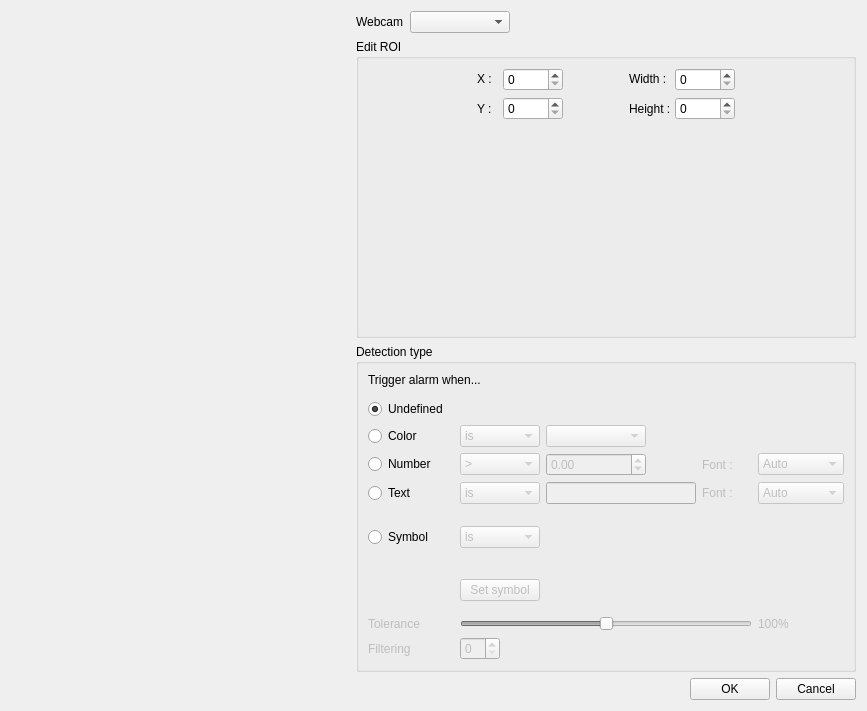
<?xml version="1.0" encoding="UTF-8"?>
<ui version="4.0">
 <class>ROIConfigurationWidget</class>
 <widget class="QDialog" name="ROIConfigurationWidget">
  <property name="windowModality">
   <enum>Qt::WindowModal</enum>
  </property>
  <property name="geometry">
   <rect>
    <x>0</x>
    <y>0</y>
    <width>867</width>
    <height>701</height>
   </rect>
  </property>
  <property name="windowTitle">
   <string>ROI Configuration</string>
  </property>
  <layout class="QGridLayout" name="gridLayout_3">
   <item row="0" column="1">
    <layout class="QGridLayout" name="gridLayout_2">
     <item row="0" column="0">
      <layout class="QFormLayout" name="formLayout">
       <property name="fieldGrowthPolicy">
        <enum>QFormLayout::AllNonFixedFieldsGrow</enum>
       </property>
       <item row="0" column="0">
        <widget class="QLabel" name="lbWebcam">
         <property name="text">
          <string>Webcam</string>
         </property>
        </widget>
       </item>
       <item row="0" column="1">
        <widget class="QComboBox" name="cbVideoDevice">
         <property name="maximumSize">
          <size>
           <width>100</width>
           <height>100</height>
          </size>
         </property>
        </widget>
       </item>
      </layout>
     </item>
     <item row="2" column="0">
      <widget class="QGroupBox" name="groupBoxDetectionType">
       <property name="maximumSize">
        <size>
         <width>500</width>
         <height>16777215</height>
        </size>
       </property>
       <property name="title">
        <string>Detection type</string>
       </property>
       <layout class="QGridLayout" name="gridLayout">
        <item row="2" column="0">
         <layout class="QGridLayout" name="gridLayout_5">
          <property name="topMargin">
           <number>6</number>
          </property>
          <item row="1" column="1">
           <widget class="QComboBox" name="cbColorIs">
            <property name="enabled">
             <bool>false</bool>
            </property>
            <item>
             <property name="text">
              <string>is</string>
             </property>
            </item>
            <item>
             <property name="text">
              <string>is not</string>
             </property>
            </item>
           </widget>
          </item>
          <item row="2" column="1">
           <widget class="QComboBox" name="cbOperator">
            <property name="enabled">
             <bool>false</bool>
            </property>
            <property name="minimumSize">
             <size>
              <width>50</width>
              <height>0</height>
             </size>
            </property>
            <property name="maximumSize">
             <size>
              <width>100</width>
              <height>16777215</height>
             </size>
            </property>
            <item>
             <property name="text">
              <string>&gt;</string>
             </property>
            </item>
            <item>
             <property name="text">
              <string>&lt;</string>
             </property>
            </item>
            <item>
             <property name="text">
              <string>=</string>
             </property>
            </item>
            <item>
             <property name="text">
              <string>≠</string>
             </property>
            </item>
           </widget>
          </item>
          <item row="1" column="2">
           <widget class="QComboBox" name="cbColorDT">
            <property name="enabled">
             <bool>false</bool>
            </property>
            <property name="maximumSize">
             <size>
              <width>100</width>
              <height>16777215</height>
             </size>
            </property>
           </widget>
          </item>
          <item row="2" column="2">
           <widget class="QDoubleSpinBox" name="dspNumberDT">
            <property name="enabled">
             <bool>false</bool>
            </property>
            <property name="maximumSize">
             <size>
              <width>100</width>
              <height>16777215</height>
             </size>
            </property>
            <property name="minimum">
             <double>-10000.000000000000000</double>
            </property>
            <property name="maximum">
             <double>999999.000000000000000</double>
            </property>
            <property name="value">
             <double>0.000000000000000</double>
            </property>
           </widget>
          </item>
          <item row="4" column="1">
           <widget class="QComboBox" name="cbSymbolIs">
            <property name="enabled">
             <bool>false</bool>
            </property>
            <item>
             <property name="text">
              <string>is</string>
             </property>
            </item>
            <item>
             <property name="text">
              <string>is not</string>
             </property>
            </item>
           </widget>
          </item>
          <item row="3" column="4">
           <widget class="QComboBox" name="cbTextFont">
            <property name="enabled">
             <bool>false</bool>
            </property>
            <property name="maximumSize">
             <size>
              <width>100</width>
              <height>16777215</height>
             </size>
            </property>
            <item>
             <property name="text">
              <string>Auto</string>
             </property>
            </item>
            <item>
             <property name="text">
              <string>PR4G</string>
             </property>
            </item>
           </widget>
          </item>
          <item row="2" column="0">
           <widget class="QRadioButton" name="rbNumberDT">
            <property name="text">
             <string>Number</string>
            </property>
           </widget>
          </item>
          <item row="0" column="0" colspan="3">
           <widget class="QRadioButton" name="rbUndefinedDT">
            <property name="text">
             <string>Undefined</string>
            </property>
            <property name="checked">
             <bool>true</bool>
            </property>
           </widget>
          </item>
          <item row="1" column="0">
           <widget class="QRadioButton" name="rbColorDT">
            <property name="text">
             <string>Color</string>
            </property>
            <property name="checked">
             <bool>false</bool>
            </property>
           </widget>
          </item>
          <item row="7" column="0">
           <widget class="QLabel" name="lbFiltration">
            <property name="enabled">
             <bool>false</bool>
            </property>
            <property name="text">
             <string>Filtering</string>
            </property>
           </widget>
          </item>
          <item row="7" column="1">
           <widget class="QSpinBox" name="sbFiltration">
            <property name="enabled">
             <bool>false</bool>
            </property>
            <property name="maximumSize">
             <size>
              <width>40</width>
              <height>16777215</height>
             </size>
            </property>
            <property name="maximum">
             <number>20</number>
            </property>
           </widget>
          </item>
          <item row="2" column="3">
           <widget class="QLabel" name="lbNumberFont">
            <property name="enabled">
             <bool>false</bool>
            </property>
            <property name="maximumSize">
             <size>
              <width>50</width>
              <height>16777215</height>
             </size>
            </property>
            <property name="text">
             <string>Font :</string>
            </property>
           </widget>
          </item>
          <item row="2" column="4">
           <widget class="QComboBox" name="cbNumberFont">
            <property name="enabled">
             <bool>false</bool>
            </property>
            <property name="maximumSize">
             <size>
              <width>100</width>
              <height>16777215</height>
             </size>
            </property>
            <property name="sizeAdjustPolicy">
             <enum>QComboBox::AdjustToContents</enum>
            </property>
            <item>
             <property name="text">
              <string>Auto</string>
             </property>
            </item>
            <item>
             <property name="text">
              <string>Digital 7</string>
             </property>
            </item>
            <item>
             <property name="text">
              <string>PR4G</string>
             </property>
            </item>
           </widget>
          </item>
          <item row="3" column="0">
           <widget class="QRadioButton" name="rbTextDT">
            <property name="text">
             <string>Text</string>
            </property>
           </widget>
          </item>
          <item row="3" column="1">
           <widget class="QComboBox" name="cbTextIs">
            <property name="enabled">
             <bool>false</bool>
            </property>
            <item>
             <property name="text">
              <string>is</string>
             </property>
            </item>
            <item>
             <property name="text">
              <string>is not</string>
             </property>
            </item>
           </widget>
          </item>
          <item row="3" column="3">
           <widget class="QLabel" name="lbTextFont">
            <property name="enabled">
             <bool>false</bool>
            </property>
            <property name="maximumSize">
             <size>
              <width>50</width>
              <height>16777215</height>
             </size>
            </property>
            <property name="text">
             <string>Font :</string>
            </property>
           </widget>
          </item>
          <item row="3" column="2">
           <widget class="QLineEdit" name="leTextToDetect">
            <property name="enabled">
             <bool>false</bool>
            </property>
            <property name="maximumSize">
             <size>
              <width>150</width>
              <height>16777215</height>
             </size>
            </property>
            <property name="text">
             <string/>
            </property>
           </widget>
          </item>
          <item row="6" column="4">
           <widget class="QLabel" name="lbTolerancePercentage">
            <property name="enabled">
             <bool>false</bool>
            </property>
            <property name="text">
             <string>100%</string>
            </property>
           </widget>
          </item>
          <item row="6" column="1" colspan="3">
           <widget class="QSlider" name="sTolerance">
            <property name="enabled">
             <bool>false</bool>
            </property>
            <property name="sizePolicy">
             <sizepolicy hsizetype="Preferred" vsizetype="Preferred">
              <horstretch>0</horstretch>
              <verstretch>0</verstretch>
             </sizepolicy>
            </property>
            <property name="maximumSize">
             <size>
              <width>16777215</width>
              <height>16777215</height>
             </size>
            </property>
            <property name="maximum">
             <number>200</number>
            </property>
            <property name="value">
             <number>100</number>
            </property>
            <property name="orientation">
             <enum>Qt::Horizontal</enum>
            </property>
           </widget>
          </item>
          <item row="6" column="0">
           <widget class="QLabel" name="lbTolerance">
            <property name="enabled">
             <bool>false</bool>
            </property>
            <property name="text">
             <string>Tolerance</string>
            </property>
           </widget>
          </item>
          <item row="4" column="0">
           <widget class="QRadioButton" name="rbSymbolDT">
            <property name="text">
             <string>Symbol</string>
            </property>
           </widget>
          </item>
          <item row="5" column="1">
           <widget class="QPushButton" name="pbSetSymbol">
            <property name="enabled">
             <bool>false</bool>
            </property>
            <property name="text">
             <string>Set symbol</string>
            </property>
           </widget>
          </item>
          <item row="4" column="2" rowspan="2" colspan="3">
           <widget class="QLabel" name="lbSymbol">
            <property name="enabled">
             <bool>false</bool>
            </property>
            <property name="sizePolicy">
             <sizepolicy hsizetype="Preferred" vsizetype="Fixed">
              <horstretch>0</horstretch>
              <verstretch>0</verstretch>
             </sizepolicy>
            </property>
            <property name="minimumSize">
             <size>
              <width>100</width>
              <height>100</height>
             </size>
            </property>
            <property name="maximumSize">
             <size>
              <width>100</width>
              <height>100</height>
             </size>
            </property>
            <property name="text">
             <string/>
            </property>
           </widget>
          </item>
         </layout>
        </item>
        <item row="5" column="0">
         <layout class="QGridLayout" name="gridLayout_13"/>
        </item>
        <item row="0" column="0">
         <widget class="QLabel" name="label">
          <property name="text">
           <string>Trigger alarm when...</string>
          </property>
         </widget>
        </item>
       </layout>
      </widget>
     </item>
     <item row="3" column="0">
      <spacer name="verticalSpacer_2">
       <property name="orientation">
        <enum>Qt::Vertical</enum>
       </property>
       <property name="sizeHint" stdset="0">
        <size>
         <width>200</width>
         <height>55</height>
        </size>
       </property>
      </spacer>
     </item>
     <item row="1" column="0">
      <widget class="QGroupBox" name="groupBox">
       <property name="maximumSize">
        <size>
         <width>500</width>
         <height>16777215</height>
        </size>
       </property>
       <property name="title">
        <string>Edit ROI</string>
       </property>
       <layout class="QGridLayout" name="gridLayout_4">
        <item row="0" column="0">
         <layout class="QFormLayout" name="formLayout_2">
          <item row="0" column="0">
           <layout class="QHBoxLayout" name="horizontalLayout">
            <item alignment="Qt::AlignLeft">
             <widget class="QLabel" name="lbROIX">
              <property name="minimumSize">
               <size>
                <width>20</width>
                <height>0</height>
               </size>
              </property>
              <property name="maximumSize">
               <size>
                <width>40</width>
                <height>20</height>
               </size>
              </property>
              <property name="text">
               <string>X :</string>
              </property>
             </widget>
            </item>
            <item alignment="Qt::AlignLeft">
             <widget class="QSpinBox" name="sbROIX">
              <property name="minimumSize">
               <size>
                <width>60</width>
                <height>0</height>
               </size>
              </property>
              <property name="maximumSize">
               <size>
                <width>60</width>
                <height>16777215</height>
               </size>
              </property>
              <property name="maximum">
               <number>1920</number>
              </property>
             </widget>
            </item>
           </layout>
          </item>
          <item row="0" column="1">
           <layout class="QHBoxLayout" name="horizontalLayout_3">
            <property name="leftMargin">
             <number>60</number>
            </property>
            <item alignment="Qt::AlignLeft">
             <widget class="QLabel" name="lbROIWidth">
              <property name="maximumSize">
               <size>
                <width>40</width>
                <height>20</height>
               </size>
              </property>
              <property name="text">
               <string>Width :</string>
              </property>
             </widget>
            </item>
            <item alignment="Qt::AlignLeft">
             <widget class="QSpinBox" name="sbROIWidth">
              <property name="minimumSize">
               <size>
                <width>60</width>
                <height>0</height>
               </size>
              </property>
              <property name="maximumSize">
               <size>
                <width>60</width>
                <height>16777215</height>
               </size>
              </property>
              <property name="maximum">
               <number>1920</number>
              </property>
             </widget>
            </item>
           </layout>
          </item>
          <item row="1" column="0">
           <layout class="QHBoxLayout" name="horizontalLayout_2">
            <item alignment="Qt::AlignLeft">
             <widget class="QLabel" name="lbROIY">
              <property name="minimumSize">
               <size>
                <width>20</width>
                <height>0</height>
               </size>
              </property>
              <property name="maximumSize">
               <size>
                <width>40</width>
                <height>16777215</height>
               </size>
              </property>
              <property name="text">
               <string>Y :</string>
              </property>
             </widget>
            </item>
            <item alignment="Qt::AlignLeft">
             <widget class="QSpinBox" name="sbROIY">
              <property name="minimumSize">
               <size>
                <width>60</width>
                <height>0</height>
               </size>
              </property>
              <property name="maximumSize">
               <size>
                <width>60</width>
                <height>16777215</height>
               </size>
              </property>
              <property name="maximum">
               <number>1080</number>
              </property>
             </widget>
            </item>
           </layout>
          </item>
          <item row="1" column="1">
           <layout class="QHBoxLayout" name="horizontalLayout_4">
            <property name="leftMargin">
             <number>60</number>
            </property>
            <item alignment="Qt::AlignLeft">
             <widget class="QLabel" name="lbROIHeight">
              <property name="maximumSize">
               <size>
                <width>40</width>
                <height>16777215</height>
               </size>
              </property>
              <property name="text">
               <string>Height :</string>
              </property>
             </widget>
            </item>
            <item alignment="Qt::AlignLeft">
             <widget class="QSpinBox" name="sbROIHeight">
              <property name="minimumSize">
               <size>
                <width>60</width>
                <height>0</height>
               </size>
              </property>
              <property name="maximumSize">
               <size>
                <width>60</width>
                <height>16777215</height>
               </size>
              </property>
              <property name="maximum">
               <number>1080</number>
              </property>
             </widget>
            </item>
           </layout>
          </item>
         </layout>
        </item>
        <item row="1" column="0">
         <widget class="QLabel" name="lbROI">
          <property name="minimumSize">
           <size>
            <width>200</width>
            <height>200</height>
           </size>
          </property>
          <property name="maximumSize">
           <size>
            <width>200</width>
            <height>200</height>
           </size>
          </property>
          <property name="text">
           <string/>
          </property>
         </widget>
        </item>
       </layout>
      </widget>
     </item>
    </layout>
   </item>
   <item row="1" column="0" colspan="2">
    <layout class="QHBoxLayout" name="horizontalLayout_5">
     <item>
      <spacer name="horizontalSpacer">
       <property name="orientation">
        <enum>Qt::Horizontal</enum>
       </property>
       <property name="sizeHint" stdset="0">
        <size>
         <width>268</width>
         <height>20</height>
        </size>
       </property>
      </spacer>
     </item>
     <item>
      <widget class="QPushButton" name="pbOK">
       <property name="maximumSize">
        <size>
         <width>80</width>
         <height>16777215</height>
        </size>
       </property>
       <property name="text">
        <string>OK</string>
       </property>
      </widget>
     </item>
     <item>
      <widget class="QPushButton" name="pbCancel">
       <property name="maximumSize">
        <size>
         <width>80</width>
         <height>16777215</height>
        </size>
       </property>
       <property name="text">
        <string>Cancel</string>
       </property>
      </widget>
     </item>
    </layout>
   </item>
   <item row="0" column="0">
    <widget class="cwVideoPlayer" name="videoPlayer" native="true"/>
   </item>
  </layout>
  <zorder>videoPlayer</zorder>
  <zorder></zorder>
 </widget>
 <customwidgets>
  <customwidget>
   <class>cwVideoPlayer</class>
   <extends>QWidget</extends>
   <header location="global">cwvideoplayer.h</header>
   <container>1</container>
  </customwidget>
 </customwidgets>
 <resources>
  <include location="resources.qrc"/>
 </resources>
 <connections>
  <connection>
   <sender>pbOK</sender>
   <signal>clicked()</signal>
   <receiver>ROIConfigurationWidget</receiver>
   <slot>accept()</slot>
   <hints>
    <hint type="sourcelabel">
     <x>769</x>
     <y>516</y>
    </hint>
    <hint type="destinationlabel">
     <x>449</x>
     <y>269</y>
    </hint>
   </hints>
  </connection>
  <connection>
   <sender>pbCancel</sender>
   <signal>clicked()</signal>
   <receiver>ROIConfigurationWidget</receiver>
   <slot>reject()</slot>
   <hints>
    <hint type="sourcelabel">
     <x>850</x>
     <y>516</y>
    </hint>
    <hint type="destinationlabel">
     <x>449</x>
     <y>269</y>
    </hint>
   </hints>
  </connection>
 </connections>
</ui>
